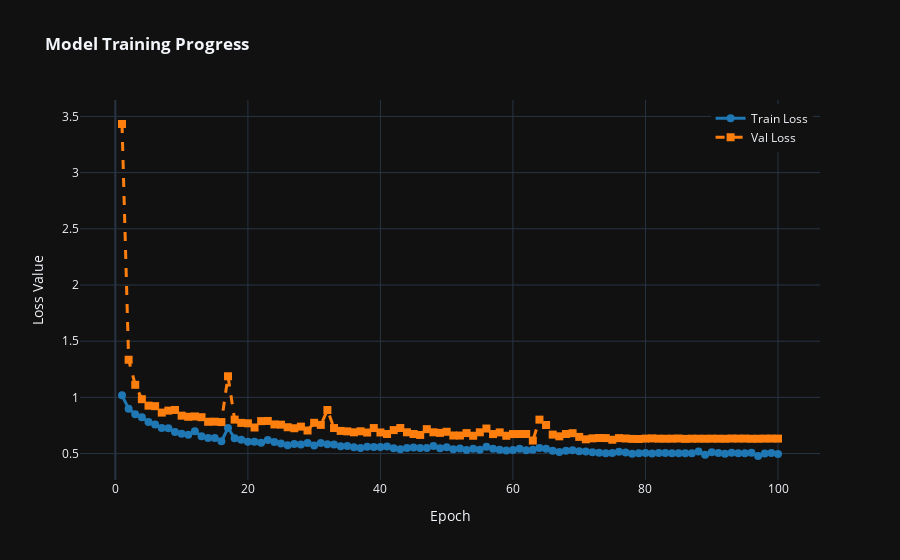

Write notebook code for a chart like this one.
### Code cell
#######################################
## Drawing Train and Val loss curves ##
#######################################

def plot_train_val_loss_curves(epochs, train_loss_list, val_loss_list):
    import plotly.graph_objects as pgo
    import numpy as np
    
    # 1. Define the X-axis (epochs)
    epoch_axis = np.arange(1, epochs + 1, 1)

    fig = pgo.Figure()

    # 2. Add Training Loss
    fig.add_trace(pgo.Scatter(
        x=epoch_axis,
        y=train_loss_list,
        mode='lines+markers',
        name='Train Loss',
        line=dict(color='#1f77b4', width=3),
        marker=dict(size=8)
    ))

    # 3. Add Validation Loss
    fig.add_trace(pgo.Scatter(
        x=epoch_axis,
        y=val_loss_list,
        mode='lines+markers',
        name='Val Loss',
        line=dict(color='#ff7f0e', width=3, dash='dash'),
        marker=dict(size=8, symbol='square')
    ))

    # 4. Layout & Styling
    fig.update_layout(
        title='<b>Model Training Progress</b>',
        xaxis_title='Epoch',
        yaxis_title='Loss Value',
        template='plotly_dark', # Clean dark background
        hovermode='x unified',   # Shows both values on hover
        legend=dict(yanchor="top", y=0.99, xanchor="right", x=0.99)
    )

    fig.show()
    
plot_train_val_loss_curves(epochs, train_loss_list, val_loss_list)

### Figure 1 — Plotly figure (JSON) as saved in the notebook; plotly's stock layout.template omitted (floating-point values rounded to 4 significant figures)
{"data": [{"line": {"color": "#1f77b4", "width": 3}, "marker": {"size": 8}, "mode": "lines+markers", "name": "Train Loss", "type": "scatter", "x": [1, 2, 3, 4, 5, 6, 7, 8, 9, 10, 11, 12, 13, 14, 15, 16, 17, 18, 19, 20, 21, 22, 23, 24, 25, 26, 27, 28, 29, 30, 31, 32, 33, 34, 35, 36, 37, 38, 39, 40, 41, 42, 43, 44, 45, 46, 47, 48, 49, 50, 51, 52, 53, 54, 55, 56, 57, 58, 59, 60, 61, 62, 63, 64, 65, 66, 67, 68, 69, 70, 71, 72, 73, 74, 75, 76, 77, 78, 79, 80, 81, 82, 83, 84, 85, 86, 87, 88, 89, 90, 91, 92, 93, 94, 95, 96, 97, 98, 99, 100], "y": [1.018, 0.9, 0.8501, 0.8225, 0.7822, 0.7594, 0.7276, 0.7257, 0.6932, 0.6766, 0.6668, 0.6994, 0.6548, 0.638, 0.6391, 0.6089, 0.7277, 0.6367, 0.6236, 0.6051, 0.6044, 0.5966, 0.6205, 0.6035, 0.5894, 0.5739, 0.5854, 0.5817, 0.595, 0.5729, 0.5951, 0.5834, 0.5816, 0.5644, 0.5672, 0.5565, 0.5502, 0.5601, 0.5586, 0.5578, 0.5629, 0.5484, 0.5381, 0.55, 0.5542, 0.5495, 0.5498, 0.5679, 0.548, 0.5575, 0.5384, 0.5449, 0.5317, 0.5424, 0.5337, 0.56, 0.5428, 0.5351, 0.5278, 0.5323, 0.5424, 0.53, 0.5341, 0.5489, 0.5434, 0.5259, 0.5149, 0.525, 0.5286, 0.52, 0.5183, 0.5111, 0.5076, 0.5041, 0.5059, 0.5169, 0.5106, 0.4997, 0.5036, 0.5063, 0.5001, 0.5061, 0.5058, 0.5024, 0.5036, 0.5025, 0.5027, 0.5189, 0.4898, 0.5121, 0.5052, 0.4975, 0.5085, 0.5023, 0.5031, 0.5073, 0.4786, 0.5013, 0.5048, 0.4974]}, {"line": {"color": "#ff7f0e", "dash": "dash", "width": 3}, "marker": {"size": 8, "symbol": "square"}, "mode": "lines+markers", "name": "Val Loss", "type": "scatter", "x": [1, 2, 3, 4, 5, 6, 7, 8, 9, 10, 11, 12, 13, 14, 15, 16, 17, 18, 19, 20, 21, 22, 23, 24, 25, 26, 27, 28, 29, 30, 31, 32, 33, 34, 35, 36, 37, 38, 39, 40, 41, 42, 43, 44, 45, 46, 47, 48, 49, 50, 51, 52, 53, 54, 55, 56, 57, 58, 59, 60, 61, 62, 63, 64, 65, 66, 67, 68, 69, 70, 71, 72, 73, 74, 75, 76, 77, 78, 79, 80, 81, 82, 83, 84, 85, 86, 87, 88, 89, 90, 91, 92, 93, 94, 95, 96, 97, 98, 99, 100], "y": [3.433, 1.335, 1.112, 0.9838, 0.9264, 0.922, 0.8646, 0.8824, 0.8884, 0.8375, 0.8276, 0.8305, 0.8238, 0.7831, 0.7839, 0.7804, 1.188, 0.8023, 0.7731, 0.7695, 0.7322, 0.7887, 0.7904, 0.7595, 0.7574, 0.7344, 0.7256, 0.7398, 0.7054, 0.7738, 0.7554, 0.8876, 0.7273, 0.7019, 0.6977, 0.6894, 0.6985, 0.6874, 0.7273, 0.688, 0.6741, 0.7091, 0.7274, 0.6895, 0.6743, 0.666, 0.7173, 0.6895, 0.6844, 0.6941, 0.6611, 0.6605, 0.6823, 0.6587, 0.6896, 0.723, 0.6738, 0.6886, 0.6585, 0.6737, 0.6742, 0.6744, 0.6159, 0.8021, 0.7543, 0.669, 0.6537, 0.6741, 0.6813, 0.6487, 0.6271, 0.6356, 0.6385, 0.638, 0.6233, 0.6376, 0.6344, 0.6306, 0.6297, 0.6335, 0.6351, 0.6327, 0.6323, 0.6328, 0.6342, 0.6308, 0.6326, 0.6324, 0.6322, 0.6329, 0.6325, 0.6319, 0.6339, 0.6332, 0.6334, 0.632, 0.632, 0.6333, 0.6336, 0.6332]}], "layout": {"hovermode": "x unified", "legend": {"x": 0.99, "xanchor": "right", "y": 0.99, "yanchor": "top"}, "title": {"text": "<b>Model Training Progress</b>"}, "xaxis": {"title": {"text": "Epoch"}}, "yaxis": {"title": {"text": "Loss Value"}}}}
